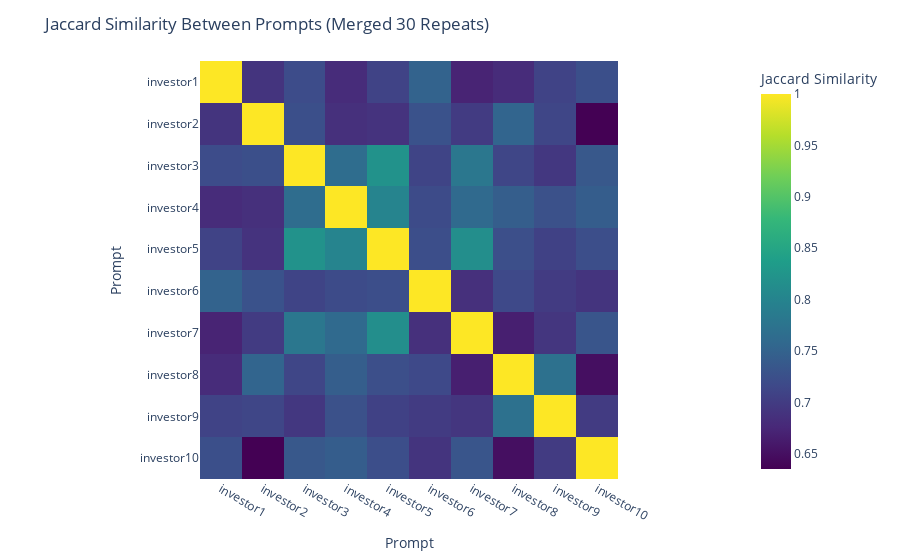

Write notebook code for a chart like this one.
### Code cell
calculate_and_visualize_similarity_with_plotly(df)

### Figure 1 — Plotly figure (JSON) as saved in the notebook; plotly's stock layout.template omitted (floating-point values rounded to 4 significant figures)
{"data": [{"coloraxis": "coloraxis", "hovertemplate": "Prompt: %{x}<br>Prompt: %{y}<br>Jaccard Similarity: %{z}<extra></extra>", "name": "0", "type": "heatmap", "x": ["investor1", "investor2", "investor3", "investor4", "investor5", "investor6", "investor7", "investor8", "investor9", "investor10"], "xaxis": "x", "y": ["investor1", "investor2", "investor3", "investor4", "investor5", "investor6", "investor7", "investor8", "investor9", "investor10"], "yaxis": "y", "z": [[1, 0.6901, 0.7206, 0.6806, 0.7083, 0.75, 0.6712, 0.68, 0.7083, 0.7246], [0.6901, 1, 0.7246, 0.6849, 0.6892, 0.7286, 0.6986, 0.7534, 0.7123, 0.6351], [0.7206, 0.7246, 1, 0.7647, 0.8209, 0.7101, 0.7794, 0.7123, 0.6944, 0.7353], [0.6806, 0.6849, 0.7647, 1, 0.8, 0.7183, 0.7606, 0.7432, 0.726, 0.7429], [0.7083, 0.6892, 0.8209, 0.8, 1, 0.7222, 0.8143, 0.7237, 0.7067, 0.7222], [0.75, 0.7286, 0.7101, 0.7183, 0.7222, 1, 0.6849, 0.7162, 0.6986, 0.6901], [0.6712, 0.6986, 0.7794, 0.7606, 0.8143, 0.6849, 1, 0.6667, 0.6933, 0.7324], [0.68, 0.7534, 0.7123, 0.7432, 0.7237, 0.7162, 0.6667, 1, 0.7703, 0.6494], [0.7083, 0.7123, 0.6944, 0.726, 0.7067, 0.6986, 0.6933, 0.7703, 1, 0.6986], [0.7246, 0.6351, 0.7353, 0.7429, 0.7222, 0.6901, 0.7324, 0.6494, 0.6986, 1]]}], "layout": {"coloraxis": {"colorbar": {"title": {"text": "Jaccard Similarity"}}, "colorscale": [[0, "#440154"], [0.1111, "#482878"], [0.2222, "#3e4989"], [0.3333, "#31688e"], [0.4444, "#26828e"], [0.5556, "#1f9e89"], [0.6667, "#35b779"], [0.7778, "#6ece58"], [0.8889, "#b5de2b"], [1, "#fde725"]]}, "margin": {"t": 60}, "title": {"text": "Jaccard Similarity Between Prompts (Merged 30 Repeats)"}, "xaxis": {"anchor": "y", "constrain": "domain", "domain": [0, 1], "scaleanchor": "y", "title": {"text": "Prompt"}}, "yaxis": {"anchor": "x", "autorange": "reversed", "constrain": "domain", "domain": [0, 1], "title": {"text": "Prompt"}}}}
